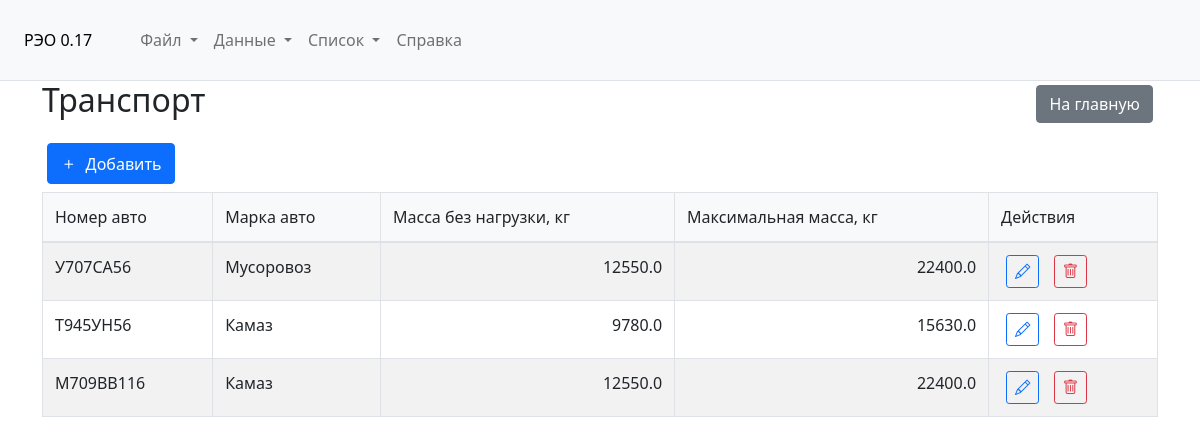
/auto, run on the app's committed database.
### tables this page shows
CREATE TABLE list_auto (
                id INTEGER PRIMARY KEY AUTOINCREMENT,
                nomer_ts2 TEXT NOT NULL,
                marka_ts2 TEXT NOT NULL,
                min_weight REAL NOT NULL,  
                max_weight REAL NOT NULL 
            );

### app.py (the view)
@app.route('/auto')
def auto():
    conn = sqlite3.connect('app_data.sqlite')
    cursor = conn.cursor()
    cursor.execute("SELECT nomer_ts2, marka_ts2, min_weight, max_weight FROM list_auto")
    rows = cursor.fetchall()
    conn.close()
    return render_template('auto.html', rows=rows)

### templates/auto.html (shortened to what this page needs)
{% extends "base.html" %}
{% block content %}
<div class="container">
    <div class="d-flex justify-content-between align-items-center mb-3">
        <h2>Транспорт</h2>
        <a href="/" class="btn btn-secondary">На главную</a>
    </div>
    <div class="mb-2">
        <button class="btn btn-primary" id="addAuto">
            <i class="bi bi-plus"></i> Добавить
        </button>
    </div>
    <div class="table-responsive">
        <table class="table table-striped table-bordered">
            <thead>
                <tr>
                    <th>Номер авто</th>
                    <th>Марка авто</th>
                    <th>Масса без нагрузки, кг</th>
                    <th>Максимальная масса, кг</th>
                    <th>Действия</th>
                </tr>
            </thead>
            <tbody>
                {% for row in rows %}
                <tr>
                    <td>{{ row[0] }}</td>
                    <td>{{ row[1] }}</td>
                    <td class="text-end">{{ row[2] }}</td>
                    <td class="text-end">{{ row[3] }}</td>
                    <td>
                        <button class="btn btn-sm btn-outline-primary edit-auto" data-id="{{ loop.index }}">
                            <i class="bi bi-pencil"></i>
                        </button>
                        <button class="btn btn-sm btn-outline-danger delete-auto" data-id="{{ loop.index }}">
                            <i class="bi bi-trash"></i>
                        </button>
                    </td>
                </tr>
                {% endfor %}
            </tbody>
        </table>
    </div>
</div>
{% endblock %}

### static/css/style.css (style rules this page uses)
.table-responsive { overflow-x: auto; }
.table th { white-space: nowrap; background-color: #f8f9fa; }
.table td { white-space: nowrap; }
.table td.text-end { text-align: right; }
.btn { display: inline-flex; align-items: center; gap: 0.5rem; margin: 0 5px; }
.btn i { font-size: 1.1em; }
.table { width: 100%; margin-bottom: 1rem; border-collapse: collapse; }
.table th { background-color: #f8f9fa; border-bottom: 2px solid #dee2e6; padding: 12px; font-weight: 500; text-align: left; white-space: nowrap; }
.table td { padding: 12px; border-bottom: 1px solid #dee2e6; white-space: nowrap; }

### data on the page
list_auto: nomer_ts2 "У707СА56", marka_ts2 "Мусоровоз", min_weight "12550.0", max_weight "22400.0"
list_auto: nomer_ts2 "Т945УН56", marka_ts2 "Камаз", min_weight "9780.0", max_weight "15630.0"
list_auto: nomer_ts2 "М709ВВ116", marka_ts2 "Камаз", min_weight "12550.0", max_weight "22400.0"
